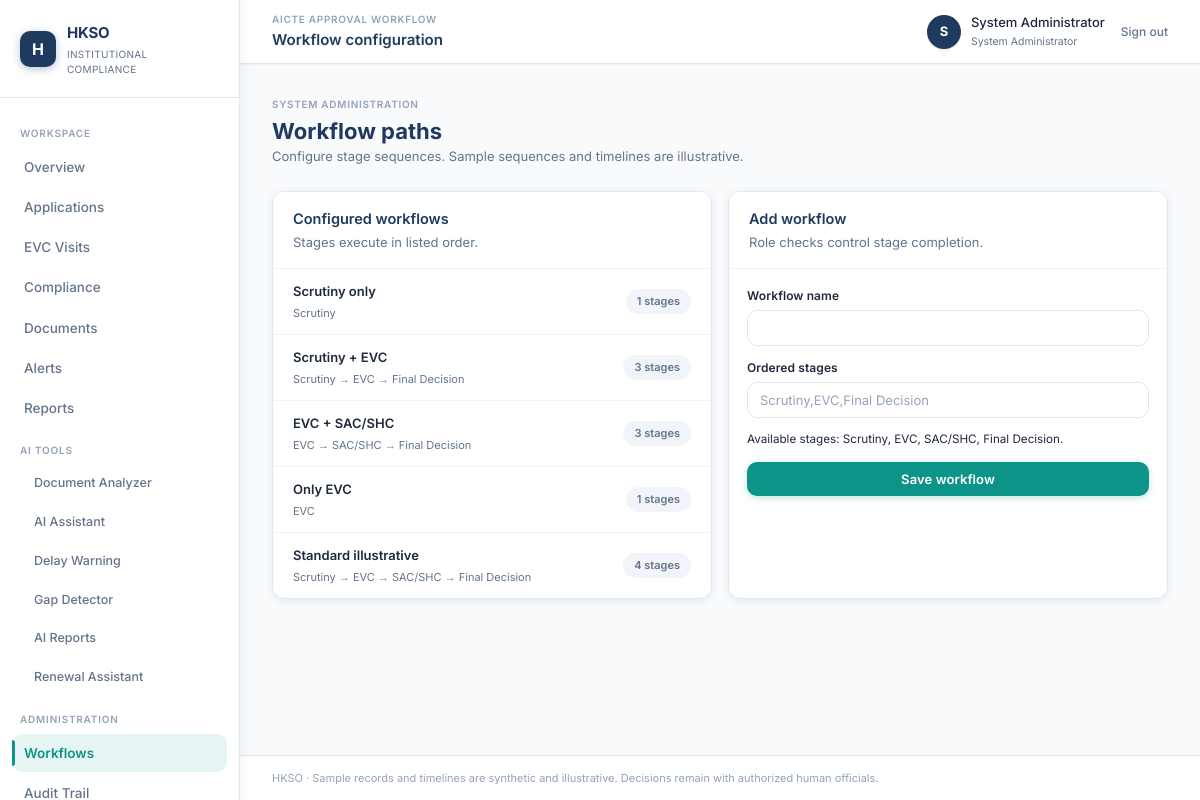
/workflow (signed in), run on the app's committed database.
### tables this page shows
CREATE TABLE users(id INTEGER PRIMARY KEY,username TEXT UNIQUE NOT NULL,password_hash TEXT NOT NULL,role TEXT NOT NULL,institution_id INTEGER REFERENCES institutions(id),active INTEGER NOT NULL DEFAULT 1);

CREATE TABLE workflows(id INTEGER PRIMARY KEY,name TEXT UNIQUE NOT NULL,stages TEXT NOT NULL,created_by INTEGER REFERENCES users(id),created_at TEXT NOT NULL);

### app.py (the view, shortened to what this page needs)
@app.route('/workflow',methods=['GET','POST'])
@roles_required('System Administrator')
def workflow_admin():
    c=db()
    return render_template('workflow.html',rows=c.execute('SELECT * FROM workflows ORDER BY id').fetchall())

### app.py (called while the page is built)
def db():
    if 'db' not in g:
        g.db=sqlite3.connect(app.config['DATABASE']); g.db.row_factory=sqlite3.Row; g.db.execute('PRAGMA foreign_keys=ON')
    return g.db

def current_user():
    if 'user' not in g:
        row=db().execute('SELECT * FROM users WHERE id=? AND active=1',(session.get('uid'),)).fetchone(); g.user=dict(row) if row else {}
    return g.user

@app.before_request
def load_user(): current_user()

def login_required(fn):
    @wraps(fn)
    def inner(*a,**kw):
        if not current_user():
            session['login_next']=request.full_path if request.query_string else request.path
            return redirect(url_for('select_department'))
        return fn(*a,**kw)
    return inner

def roles_required(*roles):
    def deco(fn):
        @wraps(fn)
        @login_required
        def inner(*a,**kw):
            if current_user().get('role') not in roles: abort(403)
            return fn(*a,**kw)
        return inner
    return deco

@app.context_processor
def template_globals(): return {'me':current_user(),'roles':ROLES,'staff':staff,'today':date.today().isoformat()}

### templates/workflow.html
{% extends 'base.html' %}{% block title %}Workflow configuration{% endblock %}{% block heading %}Workflow configuration{% endblock %}{% block content %}<div class="pageintro"><div><span class="eyebrow">SYSTEM ADMINISTRATION</span><h1>Workflow paths</h1><p>Configure stage sequences. Sample sequences and timelines are illustrative.</p></div></div><div class="grid two"><section class="panel"><div class="panelhead"><div><h2>Configured workflows</h2><p>Stages execute in listed order.</p></div></div>{% for w in rows %}<div class="listrow"><div><b>{{ w.name }}</b><small>{{ w.stages|replace(',',' → ') }}</small></div><span class="badge">{{ w.stages.split(',')|length }} stages</span></div>{% endfor %}</section><section class="panel formpanel"><div class="panelhead"><div><h2>Add workflow</h2><p>Role checks control stage completion.</p></div></div><form method="post" class="stackform"><input type="hidden" name="csrf_token" value="{{ csrf_token() }}"><label>Workflow name<input name="name" required maxlength="80"></label><label>Ordered stages<input name="stages" required placeholder="Scrutiny,EVC,Final Decision"></label><small>Available stages: Scrutiny, EVC, SAC/SHC, Final Decision.</small><button class="primary">Save workflow</button></form></section></div>{% endblock %}

### templates/base.html (shortened to what this page needs)
<!doctype html>
<html lang="en">
<head>
  <link rel="stylesheet" href="{{ url_for('static',filename='css/app.css') }}">
  <link rel="stylesheet" href="{{ url_for('static',filename='css/polish.css') }}">
  <link rel="stylesheet" href="{{ url_for('static',filename='css/ai.css') }}">
  <link rel="stylesheet" href="{{ url_for('static',filename='css/auth.css') }}">
</head>
<body>
{% if me %}
<aside class="sidebar">
  <a class="brand" href="{{ url_for('dashboard') }}">
    <span class="brandmark">H</span>
    <span>HKSO<small>Institutional compliance</small></span>
  </a>
  <nav>
    <span class="navlabel">Workspace</span>
    <a href="{{ url_for('dashboard') }}" {% if request.endpoint == 'dashboard' %}class="active"{% endif %}>Overview</a>
    <a href="{{ url_for('applications') }}" {% if request.endpoint in ['applications', 'application_detail'] %}class="active"{% endif %}>Applications</a>
    <a href="{{ url_for('evc') }}" {% if request.endpoint == 'evc' %}class="active"{% endif %}>EVC Visits</a>
    <a href="{{ url_for('compliance_page') }}" {% if request.endpoint == 'compliance_page' %}class="active"{% endif %}>Compliance</a>
    <a href="{{ url_for('documents') }}" {% if request.endpoint == 'documents' %}class="active"{% endif %}>Documents</a>
    <a href="{{ url_for('alerts') }}" {% if request.endpoint == 'alerts' %}class="active"{% endif %}>Alerts</a>
    <a href="{{ url_for('reports') }}" {% if request.endpoint == 'reports' %}class="active"{% endif %}>Reports</a>
    <span class="navlabel">AI Tools</span>
    <a href="{{ url_for('ai_analyzer') }}" class="{% if request.endpoint == 'ai_analyzer' %}active {% endif %}subnav">Document Analyzer</a>
    <a href="{{ url_for('ai_assistant') }}" class="{% if request.endpoint == 'ai_assistant' %}active {% endif %}subnav">AI Assistant</a>
    <a href="{{ url_for('ai_delay') }}" class="{% if request.endpoint == 'ai_delay' %}active {% endif %}subnav">Delay Warning</a>
    <a href="{{ url_for('ai_gaps') }}" class="{% if request.endpoint == 'ai_gaps' %}active {% endif %}subnav">Gap Detector</a>
    <a href="{{ url_for('ai_reports') }}" class="{% if request.endpoint == 'ai_reports' %}active {% endif %}subnav">AI Reports</a>
    <a href="{{ url_for('ai_renewals') }}" class="{% if request.endpoint == 'ai_renewals' %}active {% endif %}subnav">Renewal Assistant</a>
    {% if me.role == 'System Administrator' %}
    <span class="navlabel">Administration</span>
    <a href="{{ url_for('workflow_admin') }}" {% if request.endpoint == 'workflow_admin' %}class="active"{% endif %}>Workflows</a>
    {% endif %}
    {% if me.role in ['Auditor','System Administrator'] %}
    <a href="{{ url_for('audit_page') }}" {% if request.endpoint == 'audit_page' %}class="active"{% endif %}>Audit Trail</a>
    {% endif %}
  </nav>
</aside>
<main class="main">
  <header class="topbar">
    <div>
      <span class="eyebrow">AICTE Approval Workflow</span>
      <strong>{% block heading %}Workspace{% endblock %}</strong>
    </div>
    <div class="account">
      <span class="avatar">{{ me.username[:1]|upper }}</span>
      <span>{{ me.username|replace('_',' ')|title }}<small>{{ me.role }}</small></span>
      <form method="post" action="{{ url_for('logout') }}">
        <button class="linkbtn">Sign out</button>
      </form>
    </div>
  </header>
  <section class="content">
    {% block content %}{% endblock %}
  </section>
  <footer>HKSO · Sample records and timelines are synthetic and illustrative. Decisions remain with authorized human officials.</footer>
</main>
{% else %}
  {% for category,message in get_flashed_messages(with_categories=true) %}
  <div class="flash {{ category }} loginflash">{{ message }}</div>
  {% endfor %}
  {% block anonymous %}{% endblock %}
{% endif %}
</body>
</html>

### static/css/polish.css (style rules this page uses)
b, strong { font-weight: 600; }
.badge { border-radius: var(--r-pill); }
.brandmark { border-radius: var(--r-md); }
.sidebar nav a { border-radius: var(--r-md); }
.panel { box-shadow: var(--shadow-card); border-radius: var(--r-lg); }
.primary, .secondary { box-shadow: 0 2px 6px rgba(13,148,136,.25); border-radius: var(--r-md); }

### data on the page
users: username "S", username "System Administrator", role "System Administrator"
workflows: name "Scrutiny only", stages "Scrutiny", stages.split|length "1"
workflows: name "Scrutiny + EVC", stages "Scrutiny → EVC → Final Decision", stages.split|length "3"
workflows: name "EVC + SAC/SHC", stages "EVC → SAC/SHC → Final Decision", stages.split|length "3"
workflows: name "Only EVC", stages "EVC", stages.split|length "1"
workflows: name "Standard illustrative", stages "Scrutiny → EVC → SAC/SHC → Final Decision", stages.split|length "4"
